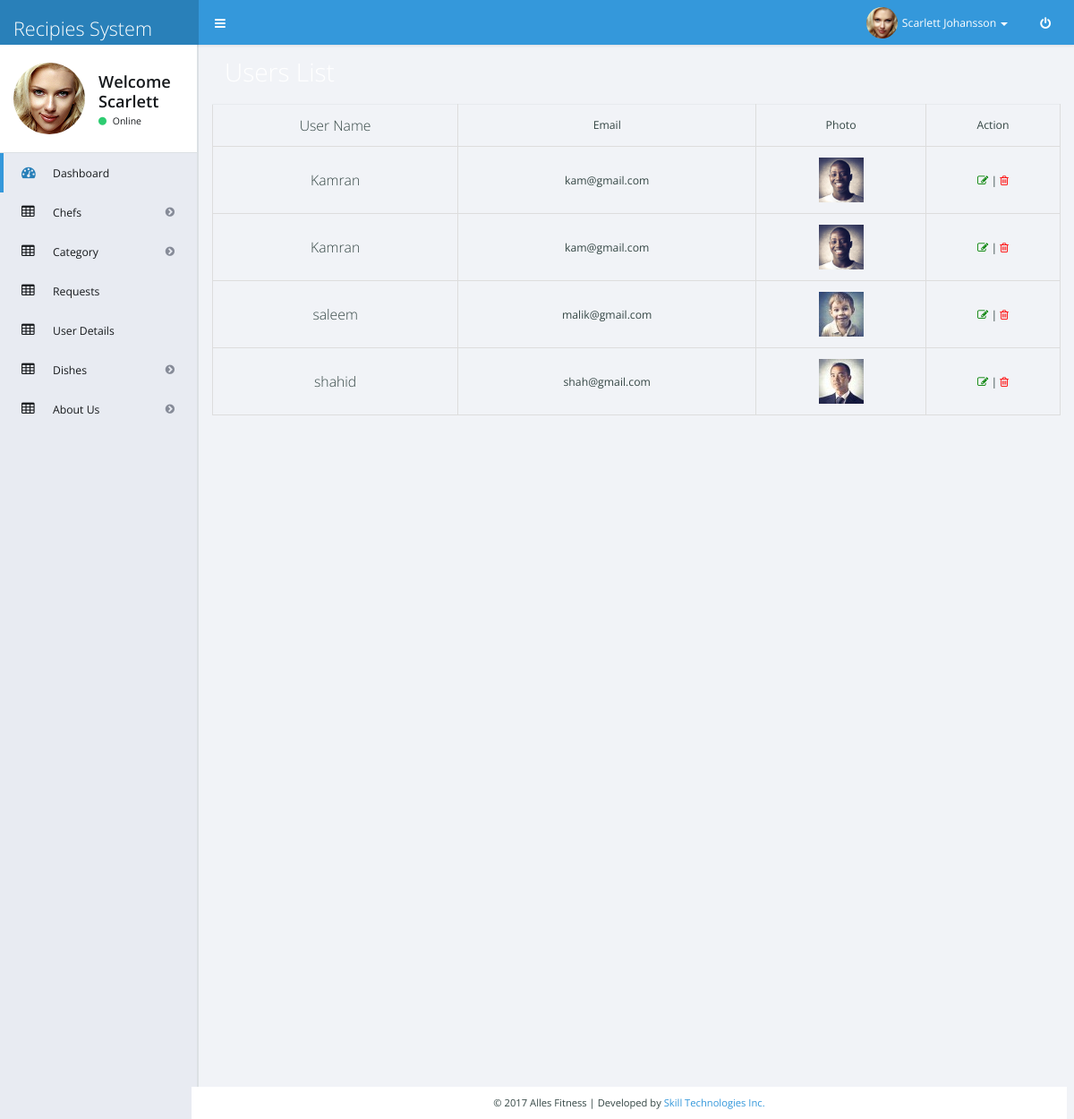
Screenshot of /admin/user_list.php with the database file from the repository.
### tables this page shows
CREATE TABLE IF NOT EXISTS `user` (
  `u_id` int(11) NOT NULL AUTO_INCREMENT,
  `u_name` varchar(255) NOT NULL,
  `u_email` varchar(255) NOT NULL,
  `u_pass` varchar(255) NOT NULL,
  `u_photo` varchar(255) NOT NULL,
  PRIMARY KEY (`u_id`)
);

### admin/user_list.php (the view, shortened to what this page needs)
<!DOCTYPE html>
<html>
<head>
	<link rel="stylesheet" type="text/css" href="css/bootstrap/bootstrap.min.css" />
	<link rel="stylesheet" type="text/css" href="css/libs/font-awesome.css" />
	<link rel="stylesheet" type="text/css" href="css/libs/nanoscroller.css" />
	<link rel="stylesheet" type="text/css" href="css/compiled/theme_styles.css" />
    <link rel="stylesheet" href="css/libs/fullcalendar.css" type="text/css" />
    <link rel="stylesheet" href="css/libs/fullcalendar.print.css" type="text/css" media="print" />
    <link rel="stylesheet" href="css/compiled/calendar.css" type="text/css" media="screen" />
	<link rel="stylesheet" href="css/libs/morris.css" type="text/css" />
	<link rel="stylesheet" href="css/libs/daterangepicker.css" type="text/css" />
	<link rel="stylesheet" href="css/libs/jquery-jvectormap-1.2.2.css" type="text/css" />
</head>
<body>
	<div id="theme-wrapper">
		<?php include "header.php";?>
		<div id="page-wrapper" class="container">
			<div class="row">
				<?php include "sidebar.php"?>
				<div id="content-wrapper">
				<div class="header">
				<h1 style="color:#fff;">Users List</h1>
				</div>
					<div class="row">
						<div class="col-lg-12">
						<table class="table table-bordered">
							<tr>
								<td style="text-align:center;">User Name</td>
								<td style="text-align:center;">Email</td>
								<td style="text-align:center;">Photo</td>
								<td style="text-align:center;">Action</td>
							</tr>
							<?php
							$query="SELECT * FROM `user` " ;
							$result=mysql_query($query);
							do{
								$data=mysql_fetch_array($result);
								if($data){
									$u_id=$data['u_id'];
									$u_name=$data['u_name'];
									$u_email=$data['u_email'];
									$u_photo=$data['u_photo'];
							?>
							<tr>
								<td style="text-align:center;"><?php echo $u_name; ?></td>
								<td style="text-align:center;"><?php echo $u_email; ?></td>
								<td style="text-align:center;"><a href="update_user_photo.php?u_id=<?php echo $u_id; ?>"><img src="<?php echo $u_photo; ?>" width="50px" height="50px"></a></td>
								<td style="text-align:center;">
								<a href="edit_user.php?u_id=<?php echo $u_id; ?>"><i class="fa fa-pencil-square-o" style="color:green;" aria-hidden="true"></i></a> |
								<a href="delete_user.php?u_id=<?php echo $u_id; ?>"><i class="fa fa-trash-o" style="color:red;" aria-hidden="true"></i></a>
								</td>
							</tr>
							<?php
							}} while($data);
							?>
						</table>
						</div>
					<?php include "footer.php"; ?>
				</div>
			</div>
		</div>
	</div>
</body>
</html>

### rows the page displays
user: u_name "Kamran", u_email "kam@gmail.com", u_photo (picture)
user: u_name "Kamran", u_email "kam@gmail.com", u_photo (picture)
user: u_name "saleem", u_email "malik@gmail.com", u_photo (picture)
user: u_name "shahid", u_email "shah@gmail.com", u_photo (picture)
